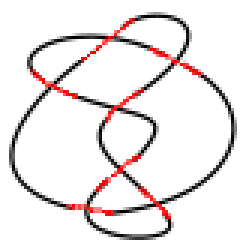
#> input picture knot_sketches/7_5.png, 83 x 83 px (shown 3 times larger)
$ python from_sketch.py
#> lines starting #> are read from the running program, lines starting #| are printed output that depends on the picture
from PIL import Image
import numpy as np
import itertools

def knot_path(file_name, make_ims=False):
#> called with file_name = 'knot_sketches/7_5.png', make_ims = True
    im = np.array(Image.open(file_name))
#> im is the input picture: shape (83, 83, 4); mean R, G, B, A 7.4, 0, 0, 22.3

    height, width = im.shape[:2]
#> height = 83; width = 83

    start = np.argmax(im[:, :, 3]) # 2d coord of a point on the knot
#> start = 463
    y0, x0 = start//im.shape[1], start % im.shape[1]
#> y0 = 5; x0 = 48
    points = [(y0, x0)]
#> points = [(5, 48)]

    r_max = 4 # radius to search for next point

    def search_list(y, x, d, r=r_max):
        d = np.array(d)
        d = d/np.sum(d**2)
        return [
            (j, i) for j, i in itertools.product(
                range(max(y - r, 0), min(y + r, height)),
                range(max(x - r, 0), min(x + r, width)),
            ) if ((j - y) * d[0] + (i - x)*d[1] > 0.6)
        ]

    d = None # stores direction we're going/searching in

    for d0 in [(1, 1), (1, -1), (-1, 1), (-1, -1)]:
        for j, i in search_list(y0, x0, d0):
            if im[j, i, 3] > 0:
                d = d0
                points.append((j, i))
                break
        if d is not None:
            break
#> after the loop, points = [(5, 48), (4, 51)]

    is_on_top = True #stores whether on top / black
#> is_on_top = True

    while len(points) < 20 or ((points[-1][0] - y0)**2 + (points[-1][1] - x0)**2 > 2 * r_max):
        #print(points)
        y, x = points[-1]

        found_point = False
        if is_on_top:
            radius = 0
            while not found_point and radius < r_max: # search for same colour
                radius += 1
                for j, i in search_list(y, x, d, radius):
                    #print(im[j, i, 3], im[j, i, 0], im[j, i, 3] > 40 and im[j, i , 0] == 0)
                    if im[j, i, 3] > 40 and im[j, i , 0] == 0:
                        d = (j - y, i - x)
                        points.append((j, i))
                        found_point = True
                        break
            radius = 0
            while not found_point and radius < r_max: # search for other colour
                radius += 1
                for j, i in search_list(y, x, d, radius):
                    #print("extra : ", im[j, i, 3], im[j, i, 0])
                    if im[j, i, 3] > 40:
                        d = (j - y, i - x)
                        points.append((j, i))
                        found_point = True
                        is_on_top = False
                        break
        else:
            radius = 0
            while not found_point and radius < r_max:
                radius += 1
                for j, i in search_list(y, x, d, radius):
                    if im[j, i, 3] > 40 and im[j, i, 0] > 40:
                        d = (j - y, i - x)
                        points.append((j, i))
                        found_point = True
                        break
            radius = 0
            while not found_point and radius < r_max:
                radius += 1
                for j, i in search_list(y, x, d, radius):
                    if im[j, i, 3] > 40:
                        d = (j - y, i - x)
                        points.append((j, i))
                        found_point = True
                        is_on_top = True
                        break

        if not found_point:
            print(points, d, is_on_top)
            print(search_list(y, x, d))
            print([im[q[0], q[1], :] for q in search_list(y, x, d)])
            raise Exception("dead end")

        if make_ims:
            out = np.zeros((100, 100, 3))
            for q in search_list(y, x, d):
                out[q[0], q[1], (1 if is_on_top else 0)] = 255
            for p in points:
                out[p[0], p[1], :] = 255

            Image.fromarray(out.astype("uint8")).save(f"iterations/read_{len(points)}.png")

        if len(points) > 1000:
            break
#> this loop made 242 passes
#> (y, x) on passes 1 to 12: (4, 51), (5, 52), (5, 54), (5, 56), (5, 58), (6, 60), (7, 61), (8, 62), (10, 62), (12, 62), (14, 61), (16, 60)
#> pass 1, in knot_path, `Image.fromarray(out.astype("uint8")).save(f"iterations/read_{len(point..`:
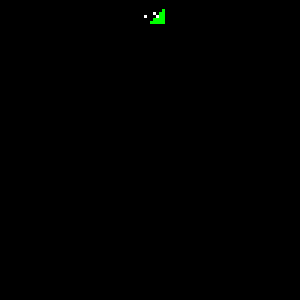
#> saved as read_3.png: PIL image 100x100 RGB (shown 3 times larger); mean R, G, B 0.1, 0.4, 0.1
#> pass 2, in knot_path, `Image.fromarray(out.astype("uint8")).save(f"iterations/read_{len(point..`:
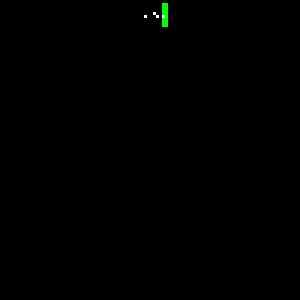
#> saved as read_4.png: PIL image 100x100 RGB (shown 3 times larger); mean R, G, B 0.1, 0.5, 0.1
#> after the loop:
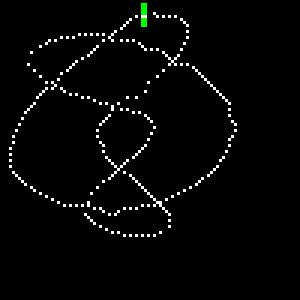
#> out: shape (100, 100, 3) float64 (shown 3 times larger); mean R, G, B 6.2, 6.6, 6.2

    scale = 3/max(width, height)
    return np.array([(p[1] * scale, p[0] * scale, im[p[0], p[1], 0] == 0) for p in points])

if __name__ == "__main__":
    points_3d = knot_path("knot_sketches/7_5.png", make_ims=True)

$ run again, with knot_sketches/4_1.png copied over knot_sketches/7_5.png
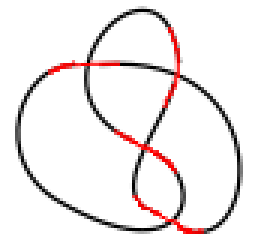
#> input picture knot_sketches/4_1.png, 86 x 80 px (shown 3 times larger)
#> in knot_path, im is the input picture: shape (80, 86, 4); mean R, G, B, A 6.8, 0, 0, 19.5
#> start = 304
#> y0 = 3; x0 = 46
#> in knot_path, `points = [(y0, x0)]`: points = [(3, 46)]
#> after the loop in knot_path, `for d0 in [(1, 1), (1, -1), (-1, 1), (-1, -1)]:`: points = [(3, 46), (2, 49)]
#> the loop in knot_path, `while len(points) < 20 or ((points[-1][0] - y0)**2 + (points[-1][1] - ..` made 205 passes
#> (y, x) on passes 1 to 8: (2, 49), (3, 50), (4, 51), (5, 52), (6, 53), (7, 54), (8, 55), (11, 56)
#> after the loop in knot_path, `while len(points) < 20 or ((points[-1][0] - y0)**2 + (points[-1][1] - ..`:
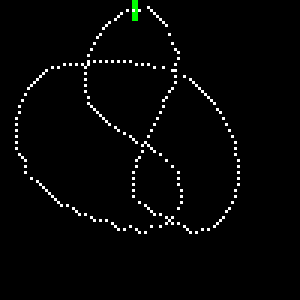
#> out: shape (100, 100, 3) float64 (shown 3 times larger); mean R, G, B 5.3, 5.6, 5.3

$ run again, with knot_sketches/5_1.png copied over knot_sketches/7_5.png
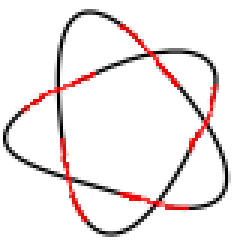
#> input picture knot_sketches/5_1.png, 79 x 80 px (shown 3 times larger)
#> in knot_path, im is the input picture: shape (80, 79, 4); mean R, G, B, A 9.3, 0, 0, 21.3
#> start = 511
#> y0 = 6; x0 = 37
#> in knot_path, `points = [(y0, x0)]`: points = [(6, 37)]
#> after the loop in knot_path, `for d0 in [(1, 1), (1, -1), (-1, 1), (-1, -1)]:`: points = [(6, 37), (6, 39)]
#> the loop in knot_path, `while len(points) < 20 or ((points[-1][0] - y0)**2 + (points[-1][1] - ..` made 207 passes
#> (y, x) on passes 1 to 8: (6, 39), (7, 40), (8, 41), (9, 42), (10, 43), (11, 44), (12, 45), (13, 46)
#> after the loop in knot_path, `while len(points) < 20 or ((points[-1][0] - y0)**2 + (points[-1][1] - ..`:
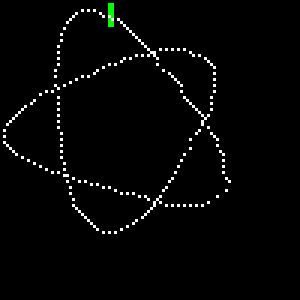
#> out: shape (100, 100, 3) float64 (shown 3 times larger); mean R, G, B 5.3, 5.7, 5.3

$ run again, with knot_sketches/5_2.png copied over knot_sketches/7_5.png
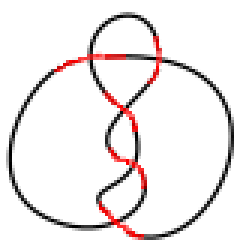
#> input picture knot_sketches/5_2.png, 80 x 81 px (shown 3 times larger)
#> in knot_path, im is the input picture: shape (81, 80, 4); mean R, G, B, A 6.9, 0, 0, 20.5
#> start = 991
#> y0 = 12; x0 = 31
#> in knot_path, `points = [(y0, x0)]`: points = [(12, 31)]
#> after the loop in knot_path, `for d0 in [(1, 1), (1, -1), (-1, 1), (-1, -1)]:`: points = [(12, 31), (14, 31)]
#> the loop in knot_path, `while len(points) < 20 or ((points[-1][0] - y0)**2 + (points[-1][1] - ..` made 205 passes
#> (y, x) on passes 1 to 8: (14, 31), (17, 30), (20, 29), (23, 30), (25, 31), (26, 32), (27, 33), (28, 34)
#> after the loop in knot_path, `while len(points) < 20 or ((points[-1][0] - y0)**2 + (points[-1][1] - ..`:
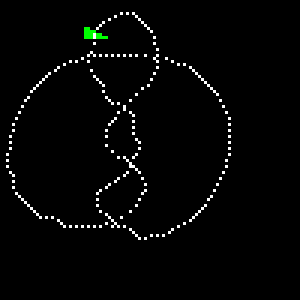
#> out: shape (100, 100, 3) float64 (shown 3 times larger); mean R, G, B 5.3, 5.7, 5.3
